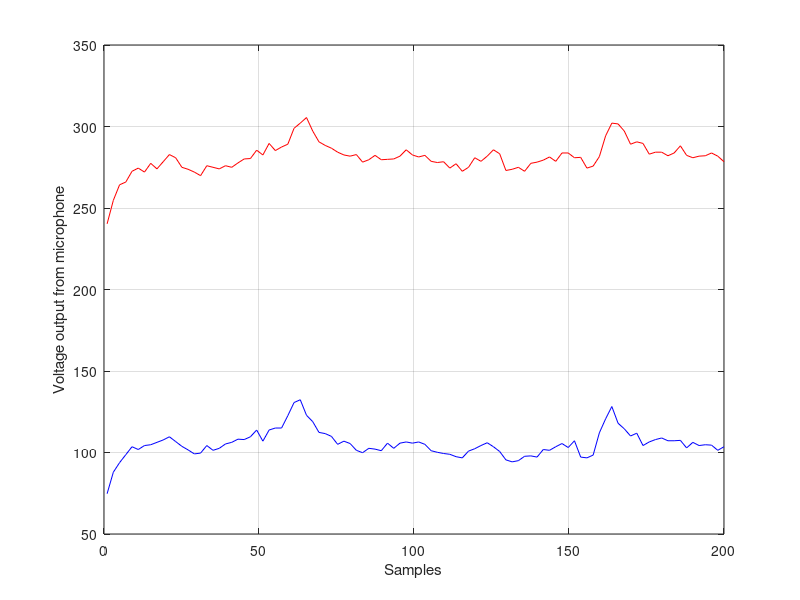

This chart was generated by the following MATLAB code:
chanel0 = [240.293 254.701 264.225 265.934 272.527 274.481 272.039 277.411 273.993 278.388 282.784 280.83 274.969 273.748 272.039 269.841 275.946 274.969 273.993 275.946 274.969 277.656 280.098 280.342 285.47 282.54 289.621 285.226 287.424 289.133 298.901 302.076 305.495 297.192 290.598 288.401 286.691 284.249 282.54 281.807 282.784 278.144 279.609 282.296 279.609 279.853 280.098 281.807 285.714 282.54 281.319 282.296 278.632 277.9 278.388 274.481 277.167 272.527 274.969 280.83 278.632 281.807 285.714 283.272 273.016 273.748 274.969 272.527 277.411 278.144 279.365 281.319 278.632 283.761 283.761 280.83 281.074 274.481 275.702 281.563 294.261 302.076 301.587 297.192 289.133 290.598 289.621 283.028 284.249 284.249 282.051 283.761 288.156 282.296 280.83 281.807 282.051 283.761 281.807 278.388];

chanel1 = [74.7253 87.9121 93.7729 98.6569 103.541 101.832 104.274 104.762 106.227 107.692 109.646 106.716 103.785 101.587 99.1453 99.6337 104.274 101.343 102.564 105.25 106.227 108.181 107.937 109.646 113.797 106.96 113.797 115.018 115.018 122.589 130.647 132.357 122.833 118.926 112.332 111.6 109.89 105.006 106.96 105.495 101.343 99.8779 102.564 102.076 101.099 105.739 102.564 105.739 106.471 105.739 106.471 105.006 101.099 100.122 99.3895 98.9011 97.4359 96.7033 100.855 102.32 104.274 105.983 103.541 100.611 95.4823 94.2613 94.9939 97.6801 97.9243 97.1917 101.832 101.343 103.541 105.495 103.053 107.204 97.1917 96.7033 98.4127 112.088 120.635 128.205 117.949 114.53 110.134 111.844 104.274 106.471 107.937 108.913 107.204 107.204 107.448 102.808 106.227 104.274 104.762 104.518 101.343 103.541];

x = linspace(1, 200)

figure(1)

plot(x, chanel0, 'r-')
hold on
plot(x, chanel1, 'b-')
grid on

ylabel('Voltage output from microphone')
xlabel('Samples')
